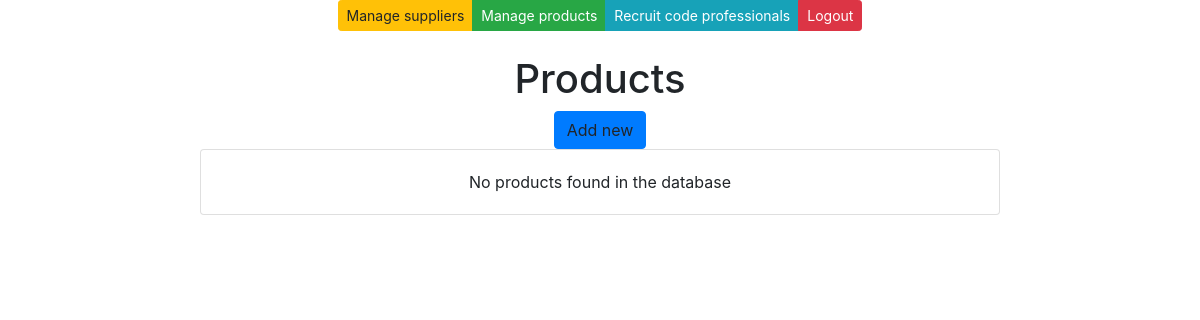
The app's page /products-by-supplier/1/, older data.
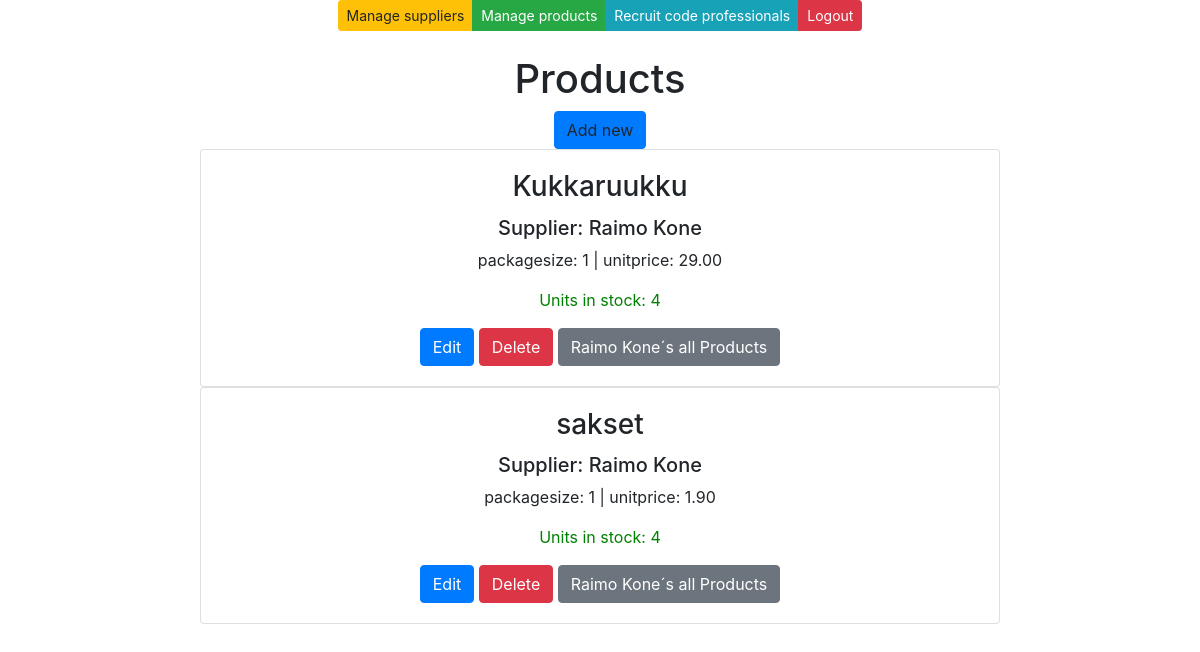
The same page, newer data.
### app/models.py (models this page shows)
class Product(models.Model):
    productname=models.CharField(max_length=20, default = 'laku')
    packagesize=models.CharField(max_length=20, default = 3)
    unitsinstock=models.IntegerField(default = 3)
    companyname=models.CharField(max_length=50, default = 'lakufirma')
    unitprice=models.DecimalField(max_digits=9,decimal_places=2,default= 0.00)
    supplier = models.ForeignKey(Supplier, on_delete=models.CASCADE)
    class Meta:
        ordering = ['productname']

class Supplier(models.Model):
    companyname=models.CharField(max_length=50, default = 'lakufirma')
    contactname=models.CharField(max_length=50, default = 'tommi')
    address=models.CharField(max_length=100, default = 'tie 3')
    phone=models.CharField(max_length=50, default = '050123456')
    email=models.CharField(max_length=50, default = 'tommi.tommi@gmail.com')
    country=models.CharField(max_length=50, default = 'Finland')
    class Meta:
        ordering = ['companyname']

### app/views.py (the view)
# urls.py: path('products-by-supplier/<int:id>/', products_filtered),
def products_filtered(request, id):
    productlist = Product.objects.all()
    filteredproducts = productlist.filter(supplier = id)
    context = {'products': filteredproducts}
    return render (request,"products.html",context)

### app/templates/products.html (shortened to what this page needs)
{% extends 'index.html' %}
{% block content %}
<br />
<br />
<h1>Products</h1>
<a onclick="showaddform()" class="btn btn-primary">Add new</a>
{% for p in products %}
<div class="card" style="width: 50rem;">
    <div class="card-body">
        <h3 class="card-title">{{p.productname}} </h3>
        <h5 class="card-text">Supplier: {{p.supplier.companyname}}</h5>
        <p class="card-text">packagesize: {{p.packagesize}} | unitprice: {{p.unitprice}}</p>
        <p class="card-text" style="color: green;">Units in stock: {{p.unitsinstock}}</p>
        <a href="/edit-product-get/{{p.id}}/" class="btn btn-primary">Edit</a>
        <a href="/delete-product/{{p.id}}/" class="btn btn-danger">Delete</a>
        <a href="/products-by-supplier/{{p.supplier.id}}/" class="btn btn-secondary">{{p.supplier.companyname}}´s all Products</a>
    </div>
</div>
{% empty %}
<div class="card" style="width: 50rem;">
    <div class="card-body">
        <p class="card-text">No products found in the database </p>
    </div>
</div>
{%endfor%}
{% endblock %}

### app/templates/index.html (shortened to what this page needs)
<!DOCTYPE html>
<html>
<head>
    <link rel="stylesheet" href="https://stackpath.bootstrapcdn.com/bootstrap/4.5.0/css/bootstrap.min.css"
>
    <link rel="stylesheet" href="https://cdnjs.cloudflare.com/ajax/libs/font-awesome/5.11.2/css/all.min.css">
</head>
<body>
    <div class="container">
        <center>
            <div class="btn-group" role="group">
                <a class="btn btn-warning btn-sm" href="/suppliers">Manage suppliers</a>
                <a class="btn btn-success btn-sm" href="/products">Manage products</a>
                <a class="btn btn-info btn-sm" href="http://careeria.fi">Recruit code professionals</a>
                <a class="btn btn-danger btn-sm" href="/logout">Logout</a>
            </div>
            {% block content %}
            {% endblock %}
        </center>
    </div>
</body>
</html>

Row changes from the older to the newer data that the page shows:
added Product: productname "Kukkaruukku", supplier.companyname "Raimo Kone", packagesize "1", unitprice "29.00", unitsinstock "4"
added Product: productname "sakset", supplier.companyname "Raimo Kone", packagesize "1", unitprice "1.90", unitsinstock "4"
Text that changed along with them:
text no longer shown: "No products found in the database"
